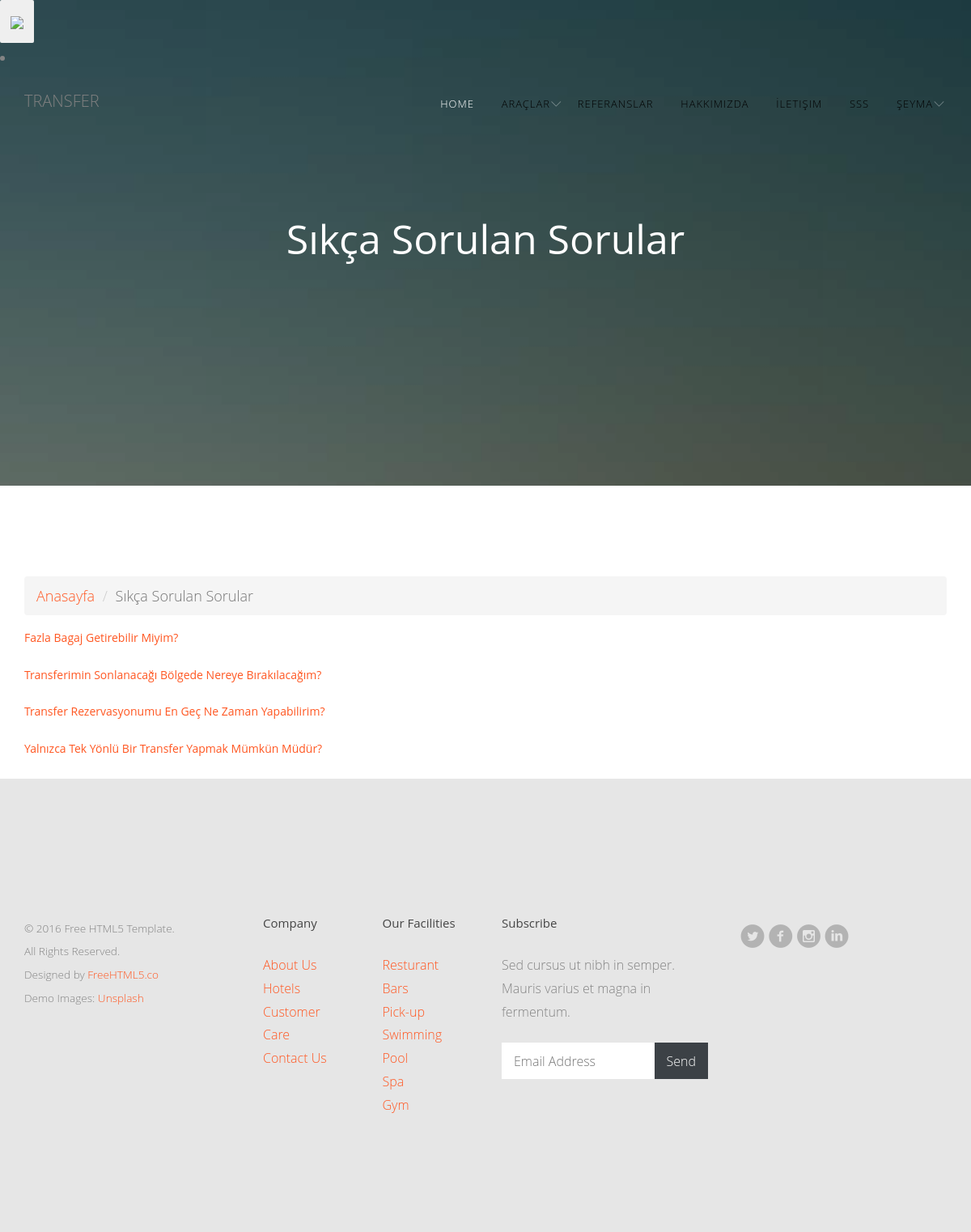
/sss/ (signed in), run on the app's committed database.
### home/models.py (models this page shows, shortened)
class FAQ(models.Model):
    STATUS = (
        ('True', 'Evet'),
        ('False', 'Hayır')
    )
    ordernumber = models.IntegerField()
    question = models.CharField(max_length=100)
    answer = models.TextField()
    status = models.CharField(max_length=10, choices=STATUS)
    create_at = models.DateTimeField(auto_now_add=True)
    update_at = models.DateTimeField(auto_now=True)

### home/views.py (the view)
# urls.py: path('sss/', views.faq, name='faq'),
def faq(request):
    category = Category.objects.all()
    faq = FAQ.objects.filter(status='True').order_by('ordernumber')
    setting = Setting.objects.get(pk=1)
    context = {'faq': faq, 'category': category, 'setting': setting}
    return render(request, 'faq.html', context)

### home/templates/faq.html (shortened to what this page needs)
{% extends "homebase.html" %}
{% block content %}
	<div class="fh5co-parallax" style="background-image: url(images/slider1.jpg);" data-stellar-background-ratio="0.5">
		<div class="overlay"></div>
		<div class="container">
			<div class="row">
				<div class="col-md-12 col-md-offset-0 col-sm-12 col-sm-offset-0 col-xs-12 col-xs-offset-0 text-center fh5co-table">
					<div class="fh5co-intro fh5co-table-cell">
						<h1 class="text-center">Sıkça Sorulan Sorular</h1>
						</div>
				</div>
			</div>
		</div>
	</div>
<div id="fh5co-contact-section">
		<div id="breadcrumb">
    <div class="container">
        <ul class="breadcrumb">
            <li><a href="/home">Anasayfa </a> </li>
              <li class="active">Sıkça Sorulan Sorular </li>
        </ul>
    </div>
</div>
    <div id="content">
        <div class="container">
            <div class="row bar">
                <div class="col-md-9">
                    <section>
                        <div id="accordion" role="tablist">
                          {% for rs in faq %}
                                  <div class="card">
                                    <div class="card-header" id="headingTwo">
                                      <h5 class="mb-0">
                                        <a class="collapsed" data-toggle="collapse" data-target="#{{ rs.id }}" aria-expanded="false" aria-controls="collapseTwo">
                                          {{ rs.question }}
                                        </a>
                                      </h5>
                                    </div>
                                  </div>
                                    {% endfor %}
                        </div>
                    </section>
                </div>
                <div class="col-sm-3">
                </div>
            </div>
        </div>
    </div>
{% endblock %}

### home/templates/header.html (shortened to what this page needs)
{% load static %}
	<div id="fh5co-wrapper">
	<div id="fh5co-page">
	<div id="fh5co-header">
  <button type="button" data-toggle="collapse" data-target="#search" class="btn btn-outline-secondary navbar-toggler"><span class="sr-only">Toggle search</span>
	  			<i class="fa fa-search">
					<img src="\uploads\images\search.jpg" style="height:20px">
				</i>
  </button>
                                        {% load mptt_tags %}
	<li id="fh5co-header-section">
			<div class="container">
				<div class="nav-header">
					<h1 id="fh5co-logo"><a style="color: grey" href="/home">Transfer</a></h1>
					<nav id="fh5co-menu-wrap" role="navigation">
						<ul class="sf-menu" id="fh5co-primary-menu">
							<li><a style="color: black" class="active" href="/home">Home</a></li>
							<li>
								{% load mptt_tags %}
								<a style="color: black" class="fh5co-sub-ddown" >ARAÇLAR</a>
								{% recursetree category %}
									</li>
								{% endrecursetree %}
							</ul>
							</li>
							<li><a style="color: black" href="/referanslarımız">Referanslar</a></li>
							<li><a style="color: black" href="/hakkımızda">Hakkımızda</a></li>
							<li><a style="color: black" href="/iletisim">İletişim</a></li>
                            <li><a style="color: black" href="/sss">SSS</a></li>
							<li>
                            {% if user.id is not None %}
                            <a  style="color: black" href="">{{ user.first_name }} </a>
                        </li>
  {% else %}
                            <li><a style="color: black" href="/login/">Login</a></li>
                            <li><a  style="color: black" href="/signup/">Sign up</a></li>
{% endif %}
				</div>
		</div>

### home/static/css/superfish.css (style rules this page uses)
.sf-menu, .sf-menu * { margin: 0; padding: 0; list-style: none; }
.sf-menu li { position: relative; }
.sf-menu > li { float: left; }
.sf-menu a { display: block; position: relative; }
.sf-menu { float: left; margin-bottom: 1em; }
.sf-menu a { border-left: 1px solid #fff; border-top: 1px solid #dFeEFF; border-top: 1px solid rgba(255,255,255,.5); padding: .75em 1em; text-decoration: none; zoom: 1; }
.sf-menu a { color: #13a; }
.sf-menu li { background: #BDD2FF; white-space: nowrap; *white-space: normal; -webkit-transition: background .2s; transition: background .2s; }
.sf-arrows .sf-with-ul { padding-right: 2.5em; *padding-right: 1em; }
.sf-arrows .sf-with-ul:after { content: ''; position: absolute; top: 50%; right: 1em; margin-top: -3px; height: 0; width: 0; border: 5px solid transparent; border-top-color: #dFeEFF; border-top-color: rgba(255,255,255,.5); }

### data on the page
FAQ: question "Fazla Bagaj Getirebilir Miyim?"
FAQ: question "Transferimin Sonlanacağı Bölgede Nereye Bırakılacağım?"
FAQ: question "Transfer Rezervasyonumu En Geç Ne Zaman Yapabilirim?"
FAQ: question "Yalnızca Tek Yönlü Bir Transfer Yapmak Mümkün Müdür?"

### other printed values
{{ user.first_name }} "ŞEYMA"
